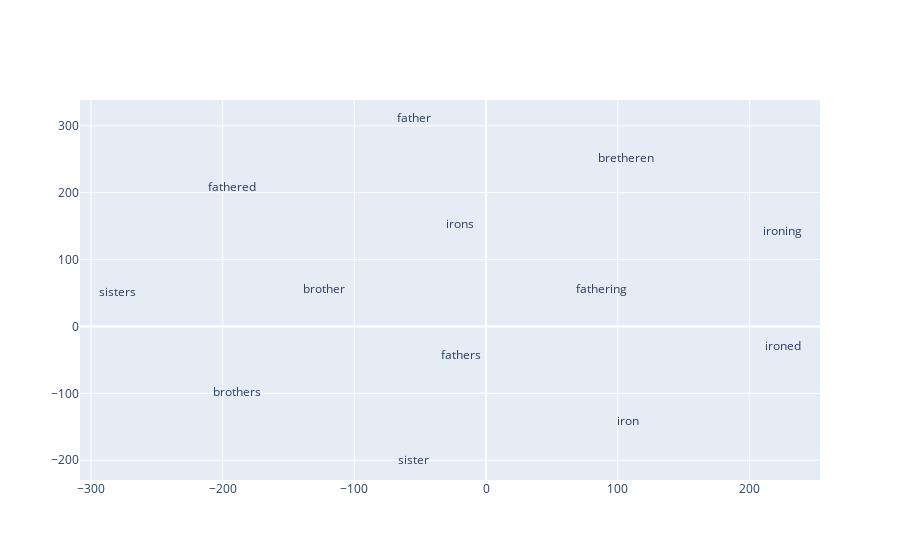

Notebook cell for this chart:
### Markdown cell above
> At the above function, mean value are calculated and then t-Distributed Stochastic Neighbor Embedding (which reduces dimensionality) applied.

### Code cell
x_vals, y_vals, labels, means_x_vals, means_y_vals, means_label = reduce_dimensions_norm_mean(lexi[4:8])

try:
    get_ipython()
except Exception:
    plot_function = plot_with_matplotlib
else:
    plot_function = plot_with_plotly

plot_function(x_vals, y_vals, labels)

### Figure 1 — Plotly figure (JSON) as saved in the notebook; plotly's stock layout.template omitted (floating-point values rounded to 4 significant figures)
{"data": [{"mode": "text", "text": ["brother", "brothers", "bretheren", "sister", "sisters", "father", "fathers", "fathered", "fathering", "iron", "irons", "ironed", "ironing"], "type": "scatter", "x": [-123.3, -189.1, 106.1, -54.72, -280.2, -54.89, -18.62, -192.8, 87.86, 107.5, -19.8, 225.5, 224.8], "y": [54.52, -98.91, 250.4, -201.2, 50.46, 310.2, -43.93, 206.9, 54.13, -143.2, 152.4, -31.2, 141.0]}], "layout": {}}
